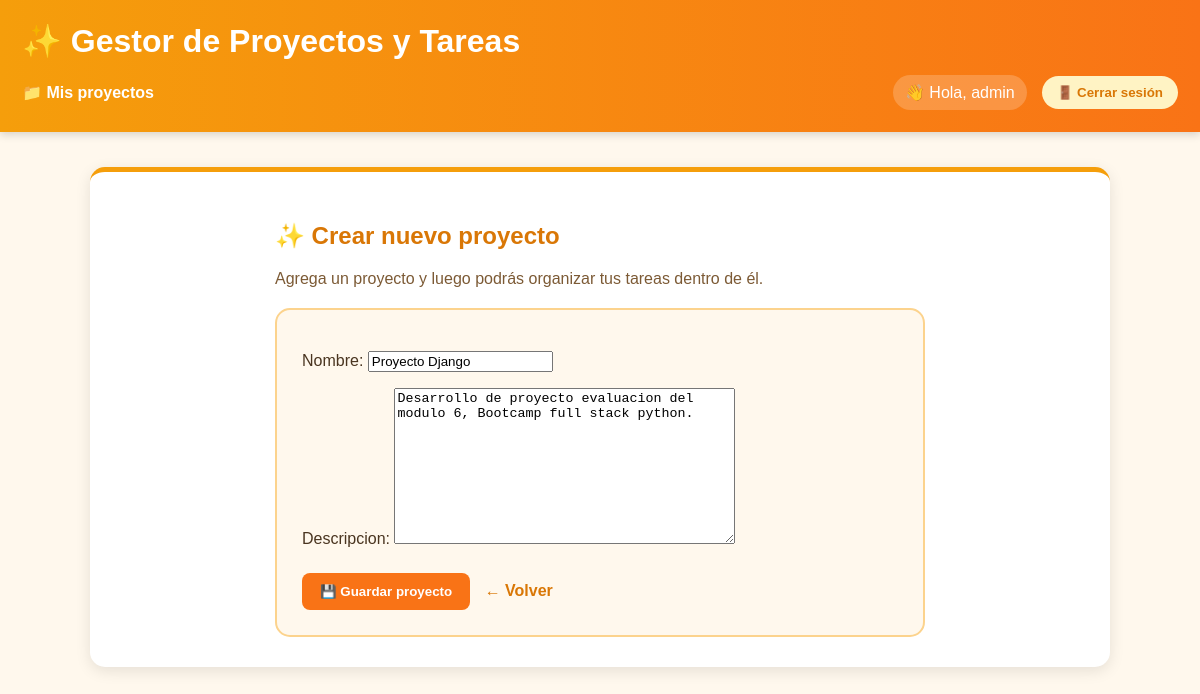
Screenshot of /proyectos/6/editar/ (signed in) with the database file from the repository.
### tareas/models.py (models this page shows, shortened)
class Proyecto(models.Model):
    nombre = models.CharField(max_length=100)
    descripcion = models.TextField(blank=True)
    usuario = models.ForeignKey(
        User,
        on_delete=models.CASCADE,
        related_name='proyectos'
    )
    fecha_creacion = models.DateTimeField(auto_now_add=True)

### tareas/views.py (the view)
# urls.py: path('proyectos/<int:proyecto_id>/editar/', views.editar_proyecto, name='editar_proyecto'),
@login_required
def editar_proyecto(request, proyecto_id):
    proyecto = get_object_or_404(
        Proyecto,
        id=proyecto_id,
        usuario=request.user
    )
    if request.method == 'POST':
        form = ProyectoForm(
            request.POST,
            instance=proyecto
        )
        if form.is_valid():
            form.save()
            return redirect('lista_proyectos')
    else:
        form = ProyectoForm(instance=proyecto)
    return render(
        request,
        'tareas/form_proyecto.html',
        {
            'form': form,
            'titulo': 'Editar proyecto'
        }
    )

### tareas/forms.py (shortened to what this page needs)
class ProyectoForm(forms.ModelForm):
    class Meta:
        model = Proyecto
        fields = ['nombre', 'descripcion']

### tareas/templates/tareas/form_proyecto.html (shortened to what this page needs)
{% extends 'tareas/base.html' %}
{% block content %}
<div style="max-width: 650px; margin: auto;">
    <h2>✨ Crear nuevo proyecto</h2>
    <p style="color: #7c5a35;">
        Agrega un proyecto y luego podrás organizar tus tareas dentro de él.
    </p>
    <div style="
        background-color: #fff8ed;
        padding: 25px;
        border-radius: 15px;
        border: 2px solid #fcd38d;
        margin-top: 20px;
    ">
        <form method="POST">
            {{ form.as_p }}
            <div style="margin-top: 25px;">
                <button type="submit" class="boton">
                    💾 Guardar proyecto
                </button>
                <a href="{% url 'lista_proyectos' %}"
                   style="
                       margin-left: 10px;
                       color: #d97706;
                       font-weight: bold;
                       text-decoration: none;
                   ">
                    ← Volver
                </a>
            </div>
        </form>
    </div>
</div>
{% endblock %}

### tareas/templates/tareas/base.html (shortened to what this page needs)
<!DOCTYPE html>
<html lang="es">
<head>
</head>
<body>
<header>
    <h1>✨ Gestor de Proyectos y Tareas</h1>
    <nav>
        <a href="{% url 'lista_proyectos' %}">
            📁 Mis proyectos
        </a>
  {% if user.is_authenticated %}
    <span class="usuario">
        👋 Hola, {{ user.username }}
    </span>
    <form method="POST"
          action="{% url 'logout' %}"
          style="margin: 0;">
        <button type="submit"
                style="
                    background-color: #fff3c4;
                    color: #d97706;
                    border: none;
                    padding: 9px 15px;
                    border-radius: 20px;
                    cursor: pointer;
                    font-weight: bold;
                ">
            🚪 Cerrar sesión
        </button>
    </form>
{% endif %}
    </nav>
</header>
<main>
    {% block content %}
    {% endblock %}
</main>
</body>
</html>

### tareas/templates/tareas/base.html (style rules this page uses)
body { font-family: Arial, sans-serif; margin: 0; background-color: #fff8ed; color: #4a3520; }
header { background: linear-gradient(90deg, #f59e0b, #f97316); color: white; padding: 22px; box-shadow: 0 3px 8px rgba(0, 0, 0, 0.15); }
header h1 { margin: 0 0 15px 0; }
nav { display: flex; align-items: center; gap: 15px; }
nav a { color: white; text-decoration: none; font-weight: bold; }
main { width: 80%; max-width: 1000px; margin: 35px auto; background-color: white; padding: 30px; border-radius: 15px; box-shadow: 0 4px 15px rgba(0, 0, 0, 0.10); border-top: 5px solid #f59e0b; }
h2 { color: #d97706; }
.boton { display: inline-block; background-color: #f97316; color: white; padding: 11px 18px; text-decoration: none; border-radius: 8px; border: none; cursor: pointer; font-weight: bold; }
.usuario { margin-left: auto; background-color: rgba(255, 255, 255, 0.20); padding: 8px 12px; border-radius: 20px; }

### rows the page displays
Proyecto: nombre "Proyecto Django", descripcion "Desarrollo de proyecto evaluacion del modulo 6, Bootcamp full stack python."

### other values shown
{{ user.username }} "admin"
